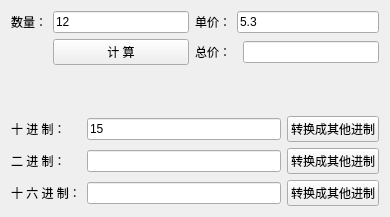
<?xml version="1.0" encoding="UTF-8"?>
<ui version="4.0">
 <class>Widget</class>
 <widget class="QWidget" name="Widget">
  <property name="geometry">
   <rect>
    <x>0</x>
    <y>0</y>
    <width>390</width>
    <height>217</height>
   </rect>
  </property>
  <property name="windowTitle">
   <string>Widget</string>
  </property>
  <layout class="QVBoxLayout" name="verticalLayout">
   <item>
    <layout class="QGridLayout" name="gridLayout">
     <item row="0" column="1">
      <widget class="QLineEdit" name="editNum">
       <property name="text">
        <string>12</string>
       </property>
      </widget>
     </item>
     <item row="0" column="0">
      <widget class="QLabel" name="label">
       <property name="text">
        <string>数量：</string>
       </property>
      </widget>
     </item>
     <item row="0" column="3" colspan="2">
      <widget class="QLineEdit" name="editPrice">
       <property name="text">
        <string>5.3</string>
       </property>
      </widget>
     </item>
     <item row="1" column="4">
      <widget class="QLineEdit" name="editTotal"/>
     </item>
     <item row="1" column="2" colspan="2">
      <widget class="QLabel" name="label_3">
       <property name="text">
        <string>总价：</string>
       </property>
      </widget>
     </item>
     <item row="0" column="2">
      <widget class="QLabel" name="label_2">
       <property name="text">
        <string>单价：</string>
       </property>
      </widget>
     </item>
     <item row="1" column="1">
      <widget class="QPushButton" name="pushButton">
       <property name="text">
        <string>计 算</string>
       </property>
      </widget>
     </item>
    </layout>
   </item>
   <item>
    <spacer name="verticalSpacer">
     <property name="orientation">
      <enum>Qt::Vertical</enum>
     </property>
     <property name="sizeHint" stdset="0">
      <size>
       <width>20</width>
       <height>17</height>
      </size>
     </property>
    </spacer>
   </item>
   <item>
    <layout class="QGridLayout" name="gridLayout_2">
     <item row="0" column="0">
      <widget class="QLabel" name="label_4">
       <property name="text">
        <string>十 进 制：</string>
       </property>
      </widget>
     </item>
     <item row="0" column="1">
      <widget class="QLineEdit" name="editDec">
       <property name="text">
        <string>15</string>
       </property>
      </widget>
     </item>
     <item row="0" column="2">
      <widget class="QPushButton" name="btnDec">
       <property name="text">
        <string>转换成其他进制</string>
       </property>
      </widget>
     </item>
     <item row="1" column="0">
      <widget class="QLabel" name="label_5">
       <property name="text">
        <string>二 进 制：</string>
       </property>
      </widget>
     </item>
     <item row="1" column="1">
      <widget class="QLineEdit" name="editBin"/>
     </item>
     <item row="1" column="2">
      <widget class="QPushButton" name="btnBin">
       <property name="text">
        <string>转换成其他进制</string>
       </property>
      </widget>
     </item>
     <item row="2" column="0">
      <widget class="QLabel" name="label_6">
       <property name="text">
        <string>十 六 进 制：</string>
       </property>
      </widget>
     </item>
     <item row="2" column="1">
      <widget class="QLineEdit" name="editHex"/>
     </item>
     <item row="2" column="2">
      <widget class="QPushButton" name="btnHex">
       <property name="text">
        <string>转换成其他进制</string>
       </property>
      </widget>
     </item>
    </layout>
   </item>
  </layout>
 </widget>
 <resources/>
 <connections/>
</ui>
